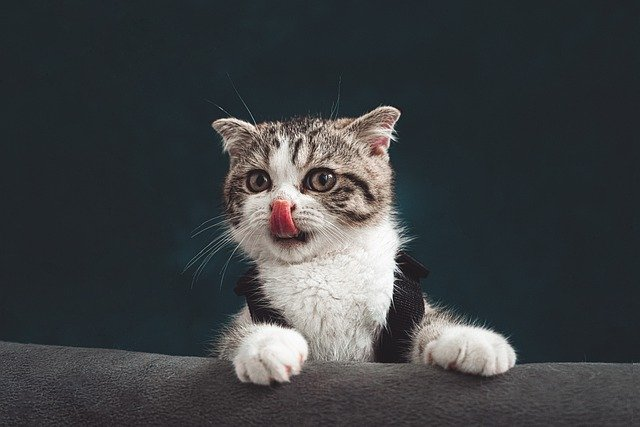
#> input picture project/cat.jpg, 640 x 427 px
$ jupyter execute --allow-errors '10. 이미지 변형 .ipynb'
#> lines starting #> are read from the running program, lines starting #| are printed output that depends on the picture
[cell 1]
# 이미지 흑백으로 불러옴
import cv2
img = cv2.imread('cat.jpg', cv2.IMREAD_GRAYSCALE)
#> img: shape (427, 640); min 0, max 255, mean 63.3
cv2.imshow('img', img)
cv2.waitKey(0)
cv2.destroyAllWindows()

[cell 2]
# 불러온 이미지 흑백으로 바꿈
import cv2
img = cv2.imread('cat.jpg')
#> img is the input picture: shape (427, 640, 3); mean B, G, R 66.1, 64, 60.9

dst = cv2.cvtColor(img, cv2.COLOR_BGR2GRAY)

cv2.imshow('dst', dst)
cv2.imshow('img', img)
cv2.waitKey(0)
cv2.destroyAllWindows()

[cell 3]
# 이미지 블러처리 가우시안 블러

import cv2
img = cv2.imread('cat.jpg')

kernel_3 = cv2.GaussianBlur(img, (3,3), 0)
kernel_5 = cv2.GaussianBlur(img, (5,5), 0)
kernel_7 = cv2.GaussianBlur(img, (7,7), 0)

cv2.imshow('img', img)
cv2.imshow('Blur3', kernel_3)
cv2.imshow('Blur5', kernel_5)
cv2.imshow('Blur7', kernel_7)
cv2.waitKey(0)
cv2.destroyAllWindows()

[cell 4]
# 표준편차 바꾸기

import cv2
img = cv2.imread('cat.jpg')

sigma_1 = cv2.GaussianBlur(img, (0,0), 1) #sigmaX - 가우시안 커널의 x 방향 표준편차
sigma_2 = cv2.GaussianBlur(img, (0,0), 2)
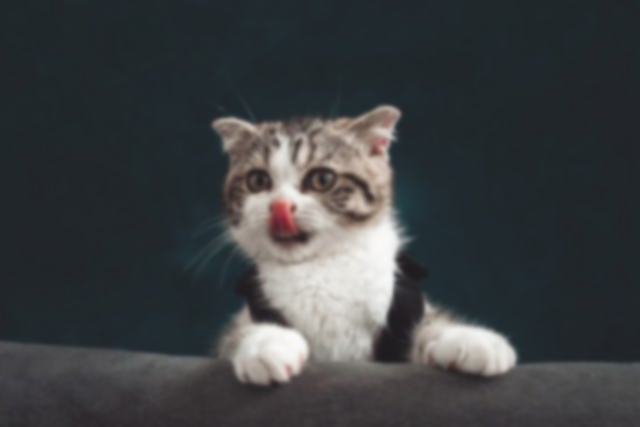
#> sigma_2: shape (427, 640, 3); mean B, G, R 66.1, 64, 60.9
sigma_3 = cv2.GaussianBlur(img, (0,0), 3)

cv2.imshow('img', img)
cv2.imshow('sigma_1',sigma_1)
cv2.imshow('sigma_2',sigma_2)
cv2.imshow('sigma_3',sigma_3)
cv2.waitKey(0)
cv2.destroyAllWindows()

[cell 5]
# 원근
import cv2
import numpy as np

img = cv2.imread('newspaper.jpg')
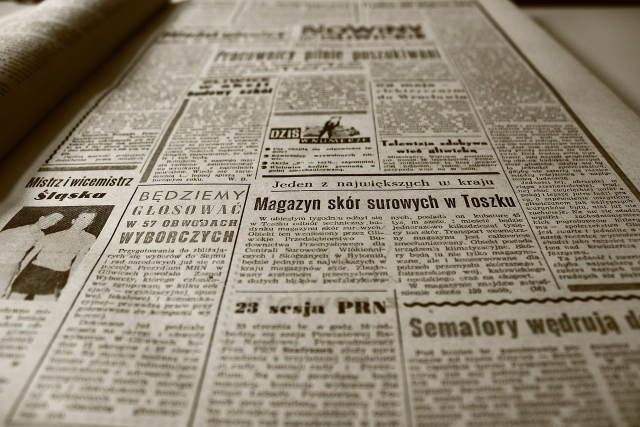
#> input picture project/newspaper.jpg, 1280 x 853 px (shown at 1/2 size)
#> img is the input picture: shape (853, 1280, 3); mean B, G, R 118.1, 135.8, 145.1

width, height = 640, 240

src = np.array([[511, 352], [1008, 345], [1122, 584], [455, 594]], dtype = np.float32)
dst = np.array([[0,0], [width, 0], [width, height],[0,height]], dtype = np.float32)

matrix = cv2.getPerspectiveTransform(src, dst)
result = cv2.warpPerspective(img, matrix, (width, height))
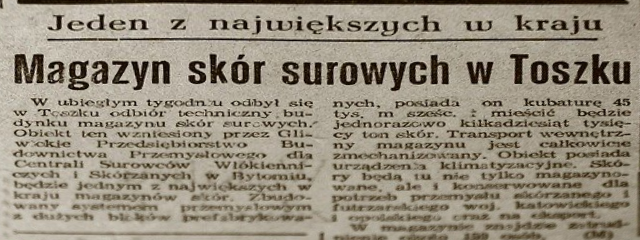
#> result: shape (240, 640, 3); mean B, G, R 124.9, 141.3, 149.8


cv2.imshow('img', img)
cv2.imshow('result', result)
cv2.waitKey(0)
cv2.destroyAllWindows()

[cell 6]
# 회전된 이미지 올바르게

import cv2
import numpy as np

img = cv2.imread('poker.jpg')
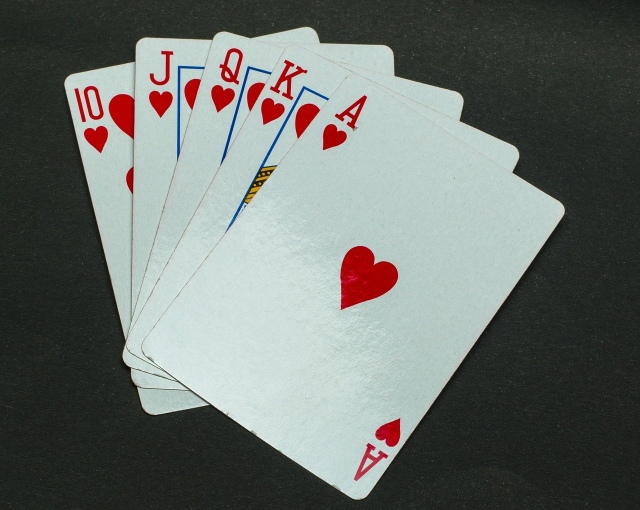
#> input picture project/poker.jpg, 1280 x 1019 px (shown at 1/2 size)
#> img is the input picture: shape (1019, 1280, 3); mean B, G, R 108.7, 112.8, 107.4

width, height = 530, 710

src = np.array([[702, 143], [1133, 414], [726, 1007], [276, 700]], dtype = np.float32)
dst = np.array([[0,0], [width, 0], [width, height],[0,height]], dtype = np.float32)

matrix = cv2.getPerspectiveTransform(src, dst)
result = cv2.warpPerspective(img, matrix, (width, height))
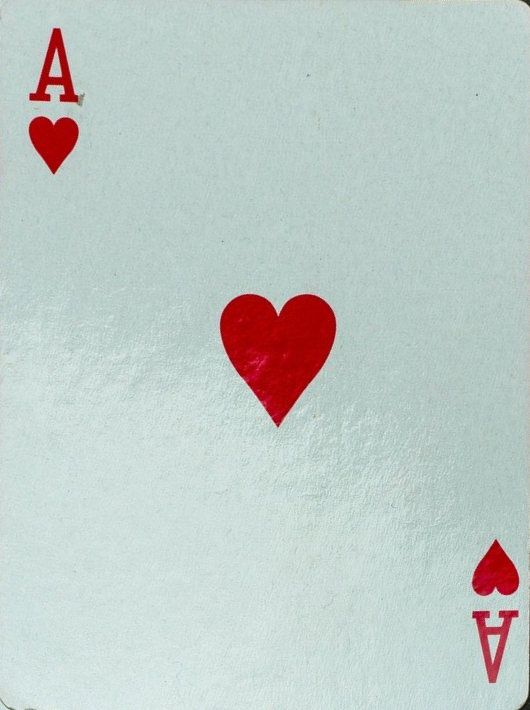
#> result: shape (710, 530, 3); mean B, G, R 198.5, 202.1, 191.9


cv2.imshow('img', img)
cv2.imshow('result', result)
cv2.waitKey(0)
cv2.destroyAllWindows()

[cell 7]
# 마우스 이벤트 등록

import cv2

# [17 lines left out: function mouse_handler, not called in this run]

img = cv2.imread('poker.jpg')
#> (the rest of this cell did not finish here and is left out)

[cell 8]
# 눌러서 확대 코드 + 마우스 클릭 점,선

import cv2
import numpy as np

point_list = []
raw_img = cv2.imread('poker.jpg')
src_img = cv2.resize(raw_img, None, fx = 0.5, fy = 0.5, interpolation = cv2.INTER_AREA) # 사이즈 비율조정
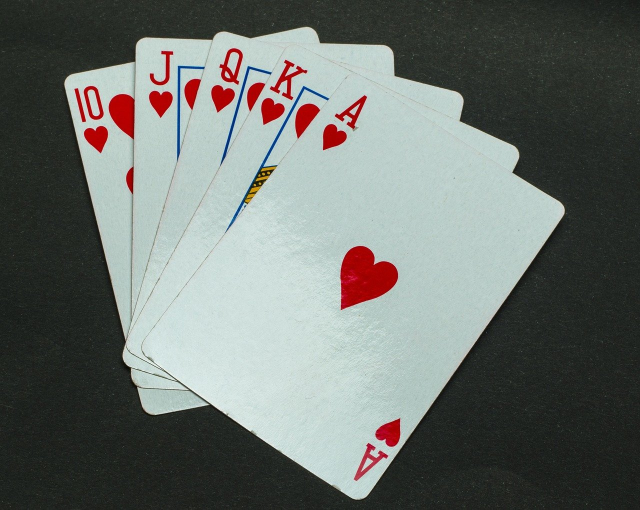
#> src_img: shape (510, 640, 3); mean B, G, R 108.7, 112.8, 107.4

COLOR = (255, 0, 255)
THICKNESS = 3
drawing = False # 선을 그릴지 여부 판단


# [29 lines left out: functions mouse_handler, show_result, not called in this run]

cv2.namedWindow('img')
cv2.setMouseCallback('img', mouse_handler)

cv2.imshow('img',src_img)
cv2.waitKey(0)
cv2.destroyAllWindows()
